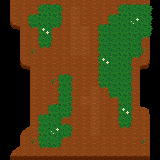

Rendered tile map (Tiled .tmx) drawn with the repository's tilesets; below, a short description and the full map source, tile grids included:
An orthogonal 16x16 tile map with 10x10 px tiles, 7 tile layers (grass and dirt, grass border U, grass border R, grass border D, ...).

<map version="1.10" tiledversion="1.10.1" orientation="orthogonal" renderorder="right-down" width="16" height="16" tilewidth="10" tileheight="10" infinite="0" nextlayerid="8" nextobjectid="1">
 <tileset firstgid="1" source="../../Tiles/thicket tiles.tsx" />
 <layer id="1" name="grass and dirt" width="16" height="16">
  <data encoding="csv">
0,1,1,1,1,1,1,1,1,1,1,1,1,1,1,0,
0,1,1,1,2,2,1,15,1,1,1,1,2,2,2,0,
0,21,1,2,2,2,1,15,1,1,1,2,2,2,2,0,
0,0,1,1,2,1,1,15,15,1,2,2,2,2,2,0,
0,0,1,1,2,1,1,15,15,1,2,2,2,2,1,0,
0,0,1,1,1,1,1,15,15,1,2,2,2,2,1,0,
0,0,21,1,1,1,1,1,1,1,2,2,2,1,20,0,
0,0,0,1,1,1,1,1,1,1,2,2,2,1,0,0,
0,0,0,1,1,1,2,1,1,1,2,2,2,1,0,0,
0,0,0,1,1,1,2,1,1,15,1,2,2,1,0,0,
0,0,0,1,1,1,2,1,15,15,1,1,2,1,0,0,
0,0,0,1,1,2,2,1,1,15,1,1,2,1,18,0,
0,0,0,1,2,2,1,1,1,15,1,1,2,1,1,0,
0,0,19,1,2,2,2,1,1,15,1,1,1,1,1,0,
0,0,1,1,2,2,1,1,1,1,1,1,1,1,1,0,
0,19,1,1,1,1,1,1,1,1,1,1,1,1,1,0
</data>
 </layer>
 <layer id="2" name="grass border U" width="16" height="16">
  <data encoding="csv">
0,0,0,0,8,8,0,0,0,0,0,0,8,8,8,0,
0,0,0,8,0,0,0,0,0,0,0,8,0,0,0,0,
0,0,0,0,0,0,0,0,0,0,8,0,0,0,0,0,
0,0,0,0,0,0,0,0,0,0,0,0,0,0,0,0,
0,0,0,0,0,0,0,0,0,0,0,0,0,0,0,0,
0,0,0,0,0,0,0,0,0,0,0,0,0,0,0,0,
0,0,0,0,0,0,0,0,0,0,0,0,0,0,0,0,
0,0,0,0,0,0,8,0,0,0,0,0,0,0,0,0,
0,0,0,0,0,0,0,0,0,0,0,0,0,0,0,0,
0,0,0,0,0,0,0,0,0,0,0,0,0,0,0,0,
0,0,0,0,0,8,0,0,0,0,0,0,0,0,0,0,
0,0,0,0,8,0,0,0,0,0,0,0,0,0,0,0,
0,0,0,0,0,0,8,0,0,0,0,0,0,0,0,0,
0,0,0,0,0,0,0,0,0,0,0,0,0,0,0,0,
0,0,0,0,0,0,0,0,0,0,0,0,0,0,0,0,
0,0,0,0,0,0,0,0,0,0,0,0,0,0,0,0
</data>
 </layer>
 <layer id="3" name="grass border R" width="16" height="16">
  <data encoding="csv">
0,0,0,0,0,0,0,0,0,0,0,0,0,0,0,0,
0,0,0,0,0,0,9,0,0,0,0,0,0,0,0,9,
0,0,0,0,0,0,9,0,0,0,0,0,0,0,0,9,
0,0,0,0,0,9,0,0,0,0,0,0,0,0,0,9,
0,0,0,0,0,9,0,0,0,0,0,0,0,0,9,0,
0,0,0,0,0,0,0,0,0,0,0,0,0,0,9,0,
0,0,0,0,0,0,0,0,0,0,0,0,0,9,0,0,
0,0,0,0,0,0,0,0,0,0,0,0,0,9,0,0,
0,0,0,0,0,0,0,9,0,0,0,0,0,9,0,0,
0,0,0,0,0,0,0,9,0,0,0,0,0,9,0,0,
0,0,0,0,0,0,0,9,0,0,0,0,0,9,0,0,
0,0,0,0,0,0,0,9,0,0,0,0,0,9,0,0,
0,0,0,0,0,0,9,0,0,0,0,0,0,9,0,0,
0,0,0,0,0,0,0,9,0,0,0,0,0,0,0,0,
0,0,0,0,0,0,9,0,0,0,0,0,0,0,0,0,
0,0,0,0,0,0,0,0,0,0,0,0,0,0,0,0
</data>
 </layer>
 <layer id="4" name="grass border D" width="16" height="16">
  <data encoding="csv">
0,0,0,0,0,0,0,0,0,0,0,0,0,0,0,0,
0,0,0,0,0,0,0,0,0,0,0,0,0,0,0,0,
0,0,0,0,0,0,0,0,0,0,0,0,0,0,0,0,
0,0,0,11,0,11,0,0,0,0,0,0,0,0,0,0,
0,0,0,0,0,0,0,0,0,0,0,0,0,0,11,0,
0,0,0,0,11,0,0,0,0,0,0,0,0,0,0,0,
0,0,0,0,0,0,0,0,0,0,0,0,0,11,0,0,
0,0,0,0,0,0,0,0,0,0,0,0,0,0,0,0,
0,0,0,0,0,0,0,0,0,0,0,0,0,0,0,0,
0,0,0,0,0,0,0,0,0,0,11,0,0,0,0,0,
0,0,0,0,0,0,0,0,0,0,0,11,0,0,0,0,
0,0,0,0,0,0,0,0,0,0,0,0,0,0,0,0,
0,0,0,0,0,0,11,0,0,0,0,0,0,0,0,0,
0,0,0,0,0,0,0,0,0,0,0,0,11,0,0,0,
0,0,0,0,0,0,11,0,0,0,0,0,0,0,0,0,
0,0,0,0,11,11,0,0,0,0,0,0,0,0,0,0
</data>
 </layer>
 <layer id="5" name="grass border L" width="16" height="16">
  <data encoding="csv">
0,0,0,0,0,0,0,0,0,0,0,0,0,0,0,0,
0,0,0,10,0,0,0,0,0,0,0,10,0,0,0,0,
0,0,10,0,0,0,0,0,0,0,10,0,0,0,0,0,
0,0,0,10,0,0,0,0,0,10,0,0,0,0,0,0,
0,0,0,10,0,0,0,0,0,10,0,0,0,0,0,0,
0,0,0,0,0,0,0,0,0,10,0,0,0,0,0,0,
0,0,0,0,0,0,0,0,0,10,0,0,0,0,0,0,
0,0,0,0,0,0,0,0,0,10,0,0,0,0,0,0,
0,0,0,0,0,10,0,0,0,10,0,0,0,0,0,0,
0,0,0,0,0,10,0,0,0,0,10,0,0,0,0,0,
0,0,0,0,0,10,0,0,0,0,0,10,0,0,0,0,
0,0,0,0,10,0,0,0,0,0,0,10,0,0,0,0,
0,0,0,10,0,0,0,0,0,0,0,10,0,0,0,0,
0,0,0,10,0,0,0,0,0,0,0,0,0,0,0,0,
0,0,0,10,0,0,0,0,0,0,0,0,0,0,0,0,
0,0,0,0,0,0,0,0,0,0,0,0,0,0,0,0
</data>
 </layer>
 <layer id="6" name="decor" width="16" height="16">
  <data encoding="csv">
0,0,0,0,0,0,0,0,0,0,0,0,0,0,0,0,
0,0,0,0,0,0,0,0,0,0,0,0,0,0,0,0,
0,0,0,0,0,0,0,0,0,0,0,0,0,14,0,0,
0,0,0,0,12,0,0,0,0,0,0,0,0,0,0,0,
0,0,0,0,0,0,0,0,0,0,0,0,0,0,0,0,
0,0,0,13,0,0,0,0,0,0,0,0,0,0,13,0,
0,0,0,0,0,0,0,0,0,0,12,0,0,0,0,0,
0,0,0,0,0,0,0,0,0,0,0,0,0,0,0,0,
0,0,0,0,0,13,0,0,0,0,0,0,0,0,0,0,
0,0,0,0,0,0,0,0,0,0,0,0,0,0,0,0,
0,0,0,0,0,0,0,0,0,0,0,0,0,0,0,0,
0,0,0,0,0,0,0,0,0,0,0,0,12,0,0,0,
0,0,0,0,0,0,0,0,0,0,0,0,0,0,0,0,
0,0,0,0,0,14,0,0,0,0,0,0,0,0,0,0,
0,0,0,13,0,0,0,0,0,0,0,0,0,0,13,0,
0,0,0,0,0,0,0,0,0,0,0,0,0,0,0,0
</data>
 </layer>
 <layer id="7" name="collision" width="16" height="16">
  <data encoding="csv">
37,0,0,0,0,0,0,0,0,0,0,0,0,0,0,37,
37,0,0,0,0,0,0,0,0,0,0,0,0,0,0,37,
37,0,0,0,0,0,0,0,0,0,0,0,0,0,0,37,
37,37,0,0,0,0,0,0,0,0,0,0,0,0,0,37,
37,37,0,0,0,0,0,0,0,0,0,0,0,0,0,37,
37,37,0,0,0,0,0,0,0,0,0,0,0,0,0,37,
37,37,0,0,0,0,0,0,0,0,0,0,0,0,0,37,
37,37,37,0,0,0,0,0,0,0,0,0,0,0,37,37,
37,37,37,0,0,0,0,0,0,0,0,0,0,0,37,37,
37,37,37,0,0,0,0,0,0,0,0,0,0,0,37,37,
37,37,37,0,0,0,0,0,0,0,0,0,0,0,37,37,
37,37,37,0,0,0,0,0,0,0,0,0,0,0,0,37,
37,37,37,0,0,0,0,0,0,0,0,0,0,0,0,37,
37,37,0,0,0,0,0,0,0,0,0,0,0,0,0,37,
37,37,0,0,0,0,0,0,0,0,0,0,0,0,0,37,
37,0,0,0,0,0,0,0,0,0,0,0,0,0,0,37
</data>
 </layer>
</map>
